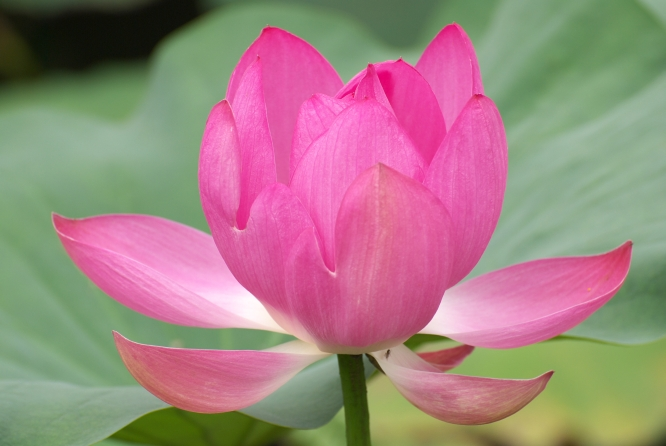
//> input picture shi-tomsi焦点检测/焦点检测/colorflower.jpg, 666 x 446 px
$ ./焦点检测   (built with g++ and OpenCV 4)
//> lines starting //> are read from the running program, lines starting //| are printed output that depends on the picture; after the words box and inside, x2 and y2 are one past the last pixel; in counts of white or black regions, pixels touching at a corner belong together
#include <stdio.h>
#include "cv.h"
#include "highgui.h"

#define MAX_CORNERS 100

int main(void)
{
int cornersCount=MAX_CORNERS;//得到的角点数目
CvPoint2D32f corners[MAX_CORNERS];//输出角点集合
IplImage *srcImage = 0,*grayImage = 0,*corners1 = 0,*corners2 = 0;
int i;
CvScalar color = CV_RGB(255,0,0);
char *filename = "colorflower.jpg";
cvNamedWindow("image",1);

//Load the image to be processed
srcImage = cvLoadImage(filename,1);
//> srcImage is the input picture: 446 rows x 666 cols, CV_8UC3; mean B, G, R 128.8, 130.2, 161.1
grayImage = cvCreateImage(cvGetSize(srcImage),IPL_DEPTH_8U,1);

//copy the source image to copy image after converting the format
//复制并转为灰度图像
cvCvtColor(srcImage,grayImage,CV_BGR2GRAY);
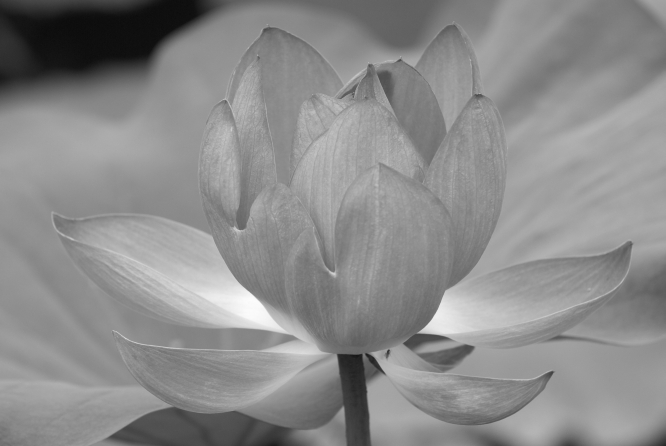
//> grayImage: 446 rows x 666 cols, CV_8UC1; min 11, max 252, mean 139.2

//create empty images os same size as the copied images
//两幅临时32位浮点图像，cvGoodFeaturesToTrack会用到
corners1 = cvCreateImage(cvGetSize(srcImage),IPL_DEPTH_32F,1);
corners2 = cvCreateImage(cvGetSize(srcImage),IPL_DEPTH_32F,1);

cvGoodFeaturesToTrack(grayImage,corners1,
corners2,corners,
&cornersCount,0.05,
30,//角点的最小距离是30
0,//整个图像
3,0,0.4);
//> corners = 100 Points (x, y), first 12: [388, 350], [552, 372], [338, 354], [473, 347], [418, 332], [400, 59], [234, 227], [369, 65], [335, 272], [342, 407], [225, 101], [258, 57]; cornersCount = 35
//默认值
printf("num corners found: %d/n",cornersCount);
//| num corners found: 35/n

//开始画出每个点
if (cornersCount>0)
{
for (i=0;i<cornersCount;i++)
{
cvCircle(srcImage,cvPoint((int)(corners[i].x),(int)(corners[i].y)),
2,color,2,CV_AA,0);
}
//> this loop made 35 passes
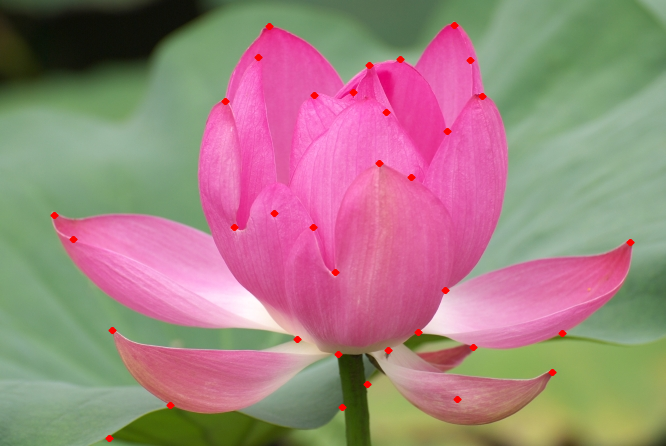
//> srcImage: 446 rows x 666 cols, CV_8UC3; 0.6% of pixels changed, all inside (x1, y1, x2, y2) = (50, 22, 635, 443)
}

cvShowImage("image",srcImage);
cvSaveImage("imagedst.png",srcImage);

cvReleaseImage(&srcImage);
cvReleaseImage(&grayImage);
cvReleaseImage(&corners1);
cvReleaseImage(&corners2);

cvWaitKey(0);
return 0;
}
